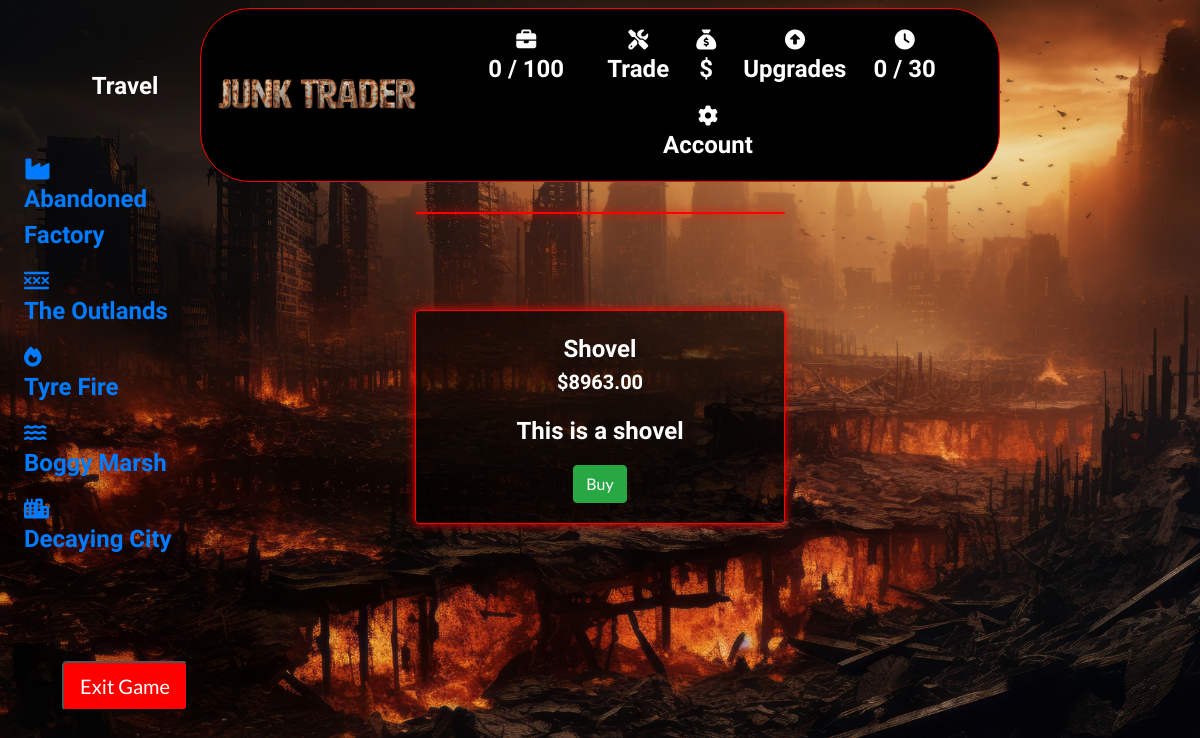
The app's page /collectables/1/, older data.
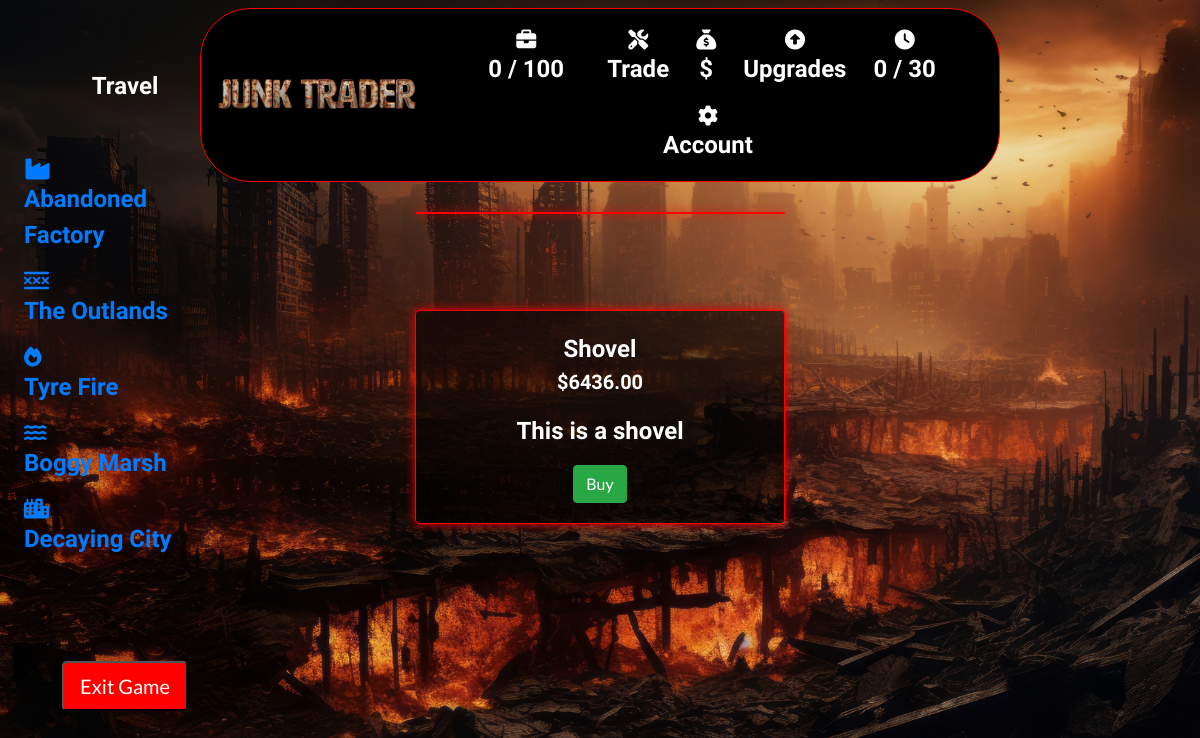
The same page, newer data.
### collectables/models.py (models this page shows, shortened)
class Collectable(models.Model):
    name = models.CharField(max_length=254)
    description = models.TextField()
    price = models.DecimalField(max_digits=6, decimal_places=2)
    image_url = models.URLField(max_length=1024, null=True, blank=True)
    image = models.ImageField(null=True, blank=True)
    glb_file = models.FileField(upload_to='glb_files/', null=True, blank=True)

### collectables/views.py (the view)
# urls.py: path('<int:collectable_id>/', views.collectable_detail, name='collectable_detail'),
def collectable_detail(request, collectable_id):
    collectable = get_object_or_404(Collectable, pk=collectable_id)
    context = {
        'collectable': collectable,
    }
    return render(request, 'collectables/collectable_detail.html', context)

### backpack/contexts.py (called while the page is built, shortened)
def backpack_contents(request):
    backpack_items = []
    total = 0
    total_quantity = 0
    collectable_count = 0
    backpack = request.session.get('backpack', {})
    grand_total = total
    context = {
        'backpack_items': backpack_items,
        'total': total,
        'total_quantity': total_quantity,
        'collectable_count': collectable_count,
        'grand_total': grand_total,
    }
    return context

def total_amount(request):
    total_amount = [0]
    return {'total_amount': total_amount}

def days_played(request):
    return {'days_played': request.session.get('days_played', 0)}

### collectables/templates/collectables/collectable_detail.html (shortened to what this page needs)
{% extends "base.html" %}
{% load static %}
{% block page_header %}
<div class="container header-container">
</div>
{% endblock %}
{% block content %}
<div class="container-fluid">
    <div class="row">
        <div class="col-md-3">
            <div class="fixed-panel">
                {% include 'includes/fixed_panel.html' %}
            </div>
        </div>
    </div>
</div>
<div class="container-fluid">
    <div class="row justify-content-center">
        <div class="col-12 col-md-6 col-lg-4">
            <div class="card box my-5">
            </div>
        </div>
    </div>
    <div class="row justify-content-center">
        <div class="col-12 col-md-6 col-lg-4">
            <div class="card box product-details-container mb-5 mt-md-5">
                <div class="card-body text-white text-center">
                    <p class="card-title mb-0">{{ collectable.name }}</p>
                    <p class="lead mb-0 font-weight-bold">${{ collectable.price }}</p>
                    <p class="card-text mt-3">{{ collectable.description }}</p>
                    <button type="button" class="btn btn-success" data-toggle="modal" data-target="#buyModal{{ collectable.id }}">
                        Buy
                    </button>
                </div>
            </div>
        </div>
    </div>
</div>
{% endblock %}

Row changes from the older to the newer data that the page shows:
changed Collectable "Shovel": price "8963.00" → "6436.00"
